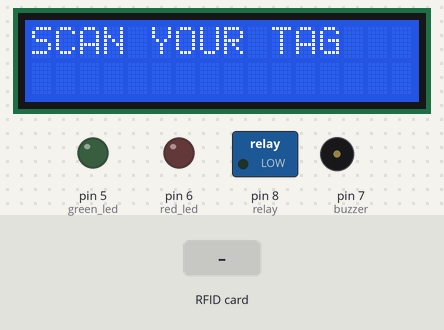
A sketch run on a simulated Arduino Uno, built with avr-gcc and run on an emulated ATmega328P. Parts: 16×2 character LCD, switched loads named in the sketch (green lamp = pin HIGH), output pins drawn as LEDs (lit = HIGH), buzzer (waves = sounding). The inputs (shaded band) are chosen by the test bench. Pins used as bus, display or sensor lines are not drawn.

Above: at 1.3 s.
1.4 s: RFID card 03 B0 0B ED held to the reader
At 2.1 s:
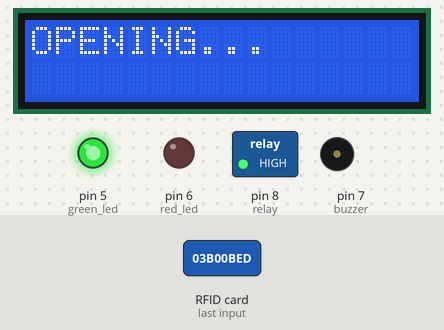
At 3.43 s:
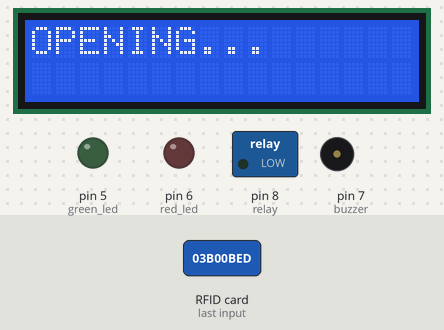
4.4 s: RFID card 5E 7A 19 C4 held to the reader
At 4.8 s:
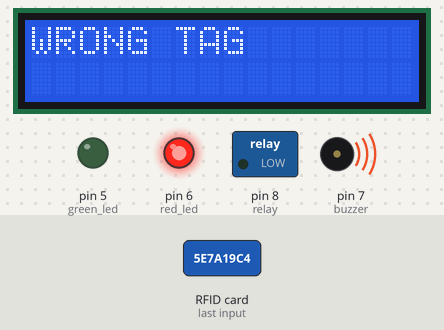
Timing chart, 0 to 7.4 s (numbered marks = the images above; inputs shaded):
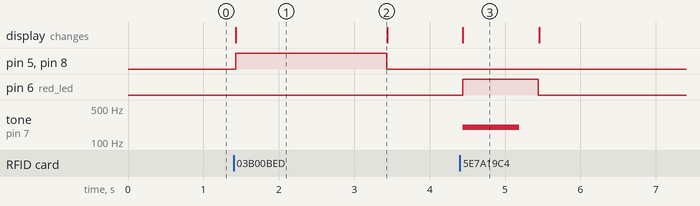

The sketch:

serrure_rfid.ino
```cpp
#include <SPI.h>
#include <MFRC522.h>
#include <LiquidCrystal_I2C.h>
const int SS_PIN = 10; //SDA RFID
const int RST_PIN = 9;
const int relay = 8;
const int buzzer = 7;
const int red_led = 6;
const int green_led = 5;

LiquidCrystal_I2C lcd(0x27, 16, 2);
MFRC522 module_rfid(SS_PIN, RST_PIN);

void setup() {
  pinMode(red_led, OUTPUT);
  pinMode(green_led, OUTPUT);
  pinMode(buzzer, OUTPUT);
  pinMode(relay, OUTPUT);
  digitalWrite(relay, LOW);
  lcd.init();
  lcd.backlight();
  SPI.begin();
  module_rfid.PCD_Init();
}

void loop() {
  lcd.setCursor(0, 0);
  lcd.print("SCAN YOUR TAG");

  if ( ! module_rfid.PICC_IsNewCardPresent())
  {
    return;
  }

  if ( ! module_rfid.PICC_ReadCardSerial())
  {
    return;
  }

  String UID = "";

  for (byte i = 0; i < module_rfid.uid.size; i++) {
    UID.concat(String(module_rfid.uid.uidByte[i] < 0x10 ? " 0" : " "));
    UID.concat(String(module_rfid.uid.uidByte[i], HEX));
  }

  UID.toUpperCase();

  if (UID.substring(1) == "03 B0 0B ED")
  {
    lcd.clear();
    lcd.print("OPENING...");
    digitalWrite(relay, HIGH);
    digitalWrite(green_led, HIGH);
    delay(2000);
    digitalWrite(green_led, LOW);
    digitalWrite(relay, LOW);
  }

  else {
    lcd.clear();
    lcd.print("WRONG TAG");
    digitalWrite(red_led, HIGH);
    tone(buzzer, 200, 750);
    delay(1000);
    digitalWrite(red_led, LOW);
  }
}
```

Measured:
- after the input at 1.4 s, pin 5 (green_led), pin 8 (relay): LOW → HIGH at once, → LOW 2.0 s later; the display: changes at once (image 1)
- after the input at 4.4 s, pin 6 (red_led): LOW → HIGH at once, → LOW 1.0 s later; tone on pin 7 (buzzer): silent → 200 Hz at once, → silent 0.75 s later; the display: changes at once (image 3)
- what the display in image 1 shows lasts 2.0 s, from 1.4 s to 3.4 s
- what the display in image 3 shows lasts 1.1 s, from 4.4 s to 5.5 s
